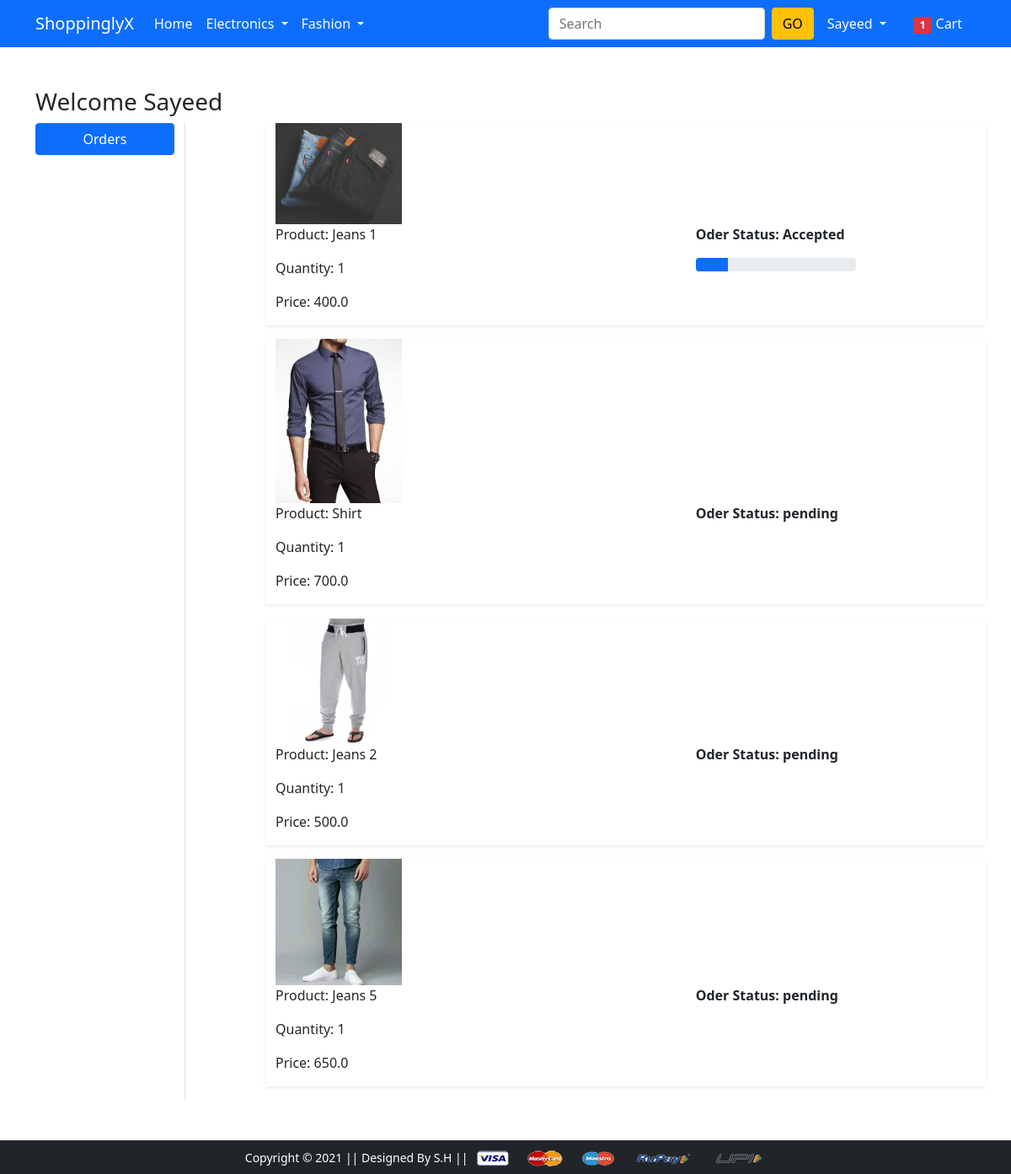
/orders/ (signed in), run on an earlier commit of the app's database.
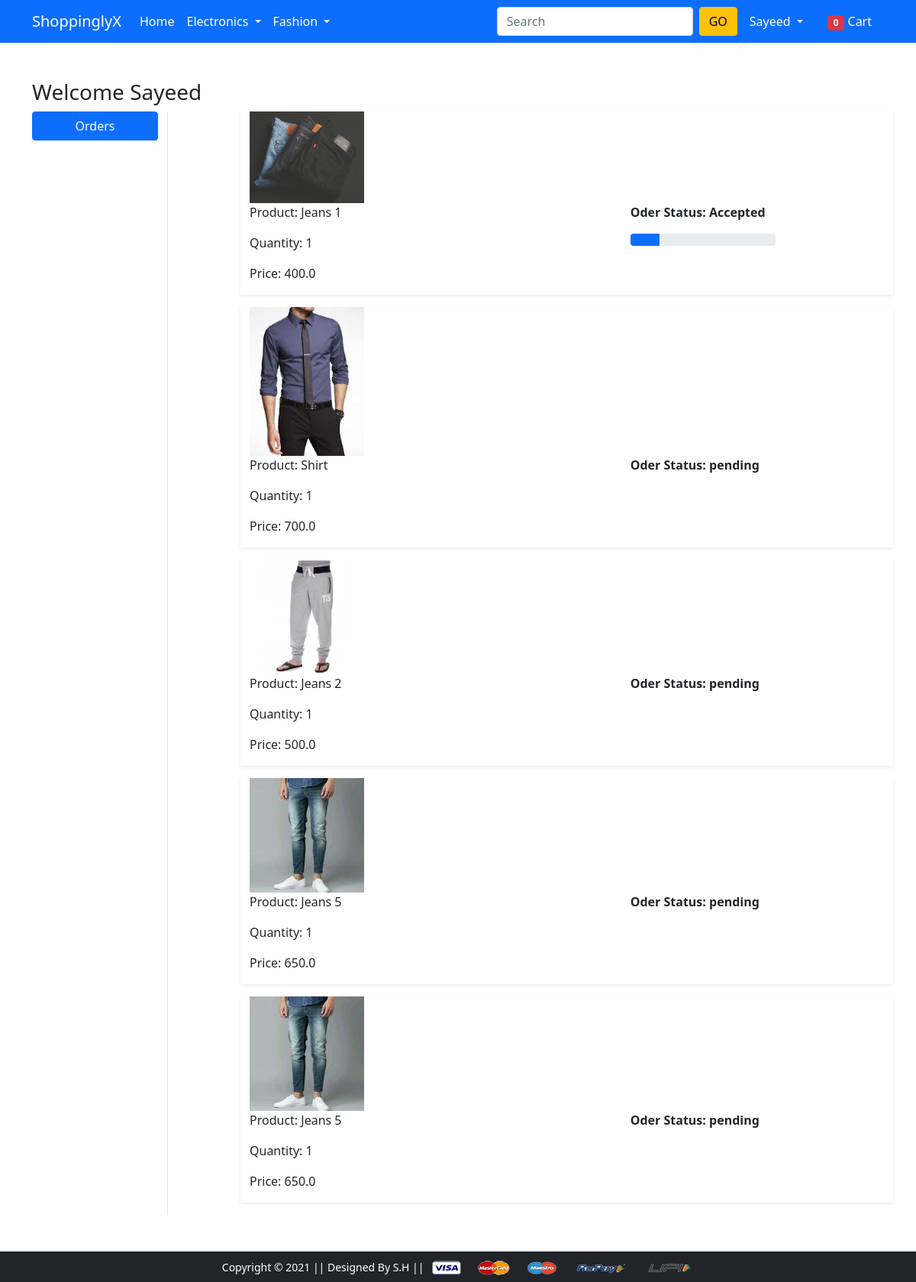
And on a later commit of the database.
### app/models.py (models this page shows, shortened)
class OrderPlace(models.Model):
  user = models.ForeignKey(User, on_delete=models.CASCADE)
  customer = models.ForeignKey(Customer,on_delete=models.CASCADE)
  product = models.ForeignKey(Product,on_delete=models.CASCADE)
  quantity = models.PositiveIntegerField(default=1)
  ordered_date = models.DateTimeField(auto_now_add=True)
  status = models.CharField(max_length=50,choices=STATUS_CHOICE,default='pending')
  @property
  def total_cost(self):
    return self.quantity * self.product.discount_price

class Product(models.Model):
  title = models.CharField(max_length=100)
  selling_price = models.FloatField()
  discount_price = models.FloatField()
  description = models.TextField()
  brand = models.CharField(max_length=100)
  category = models.CharField(choices=CATEGORY_CHOICES,max_length=2)
  product_image = models.ImageField(upload_to = 'producting')

### app/views.py (the view)
# urls.py: path('orders/', views.orders, name='orders'),
@login_required
def orders(request):
  totalitem =0
  if request.user.is_authenticated:
    totalitem =len(Cart.objects.filter(user=request.user))
  op = OrderPlace.objects.filter(user=request.user)
  return render(request, 'app/orders.html',{'order_place':op,'totalitem':totalitem})

### app/templates/app/orders.html (shortened to what this page needs)
{% extends 'app/base.html' %}
{% load static %}
{% block main-content %}
<div class="container my-5">
 <div class="row">
 <h3>Welcome <span class="text-capitalize">{{request.user}}</span></h3>
  <div class="col-sm-2 border-end">
   <ul class="list-unstyled">
    <li class="d-grid"><a href="{% url 'orders' %}" class="btn btn-primary">Orders</a></li>
   </ul>
  </div>
  <div class="col-sm-9 offset-sm-1">
    {% for op in order_place %}
      <div class="row shadow-sm mb-3">
        <div class="col-sm2">
          <img src="{{op.product.product_image.url}}" alt=""
          srcset="" class="img-fluid" height="150" width="150">
        </div>
        <div class="col-sm-7">
          <p>Product: {{op.product.title}}</p>
          <p>Quantity: {{op.quantity}}</p>
          <p>Price: {{op.total_cost}}</p>
        </div>
        <div class="col-sm-3 fw-bold">
          <p>Oder Status: {{op.status}}</p>
          {% if op.status == "Accepted" %}
            <div class="progress">
              <div class="progress-bar" role="progressbar"
              style="width: 20%;" aria-valuenow="0"
              aria-valuemax="100"></div>
            </div>
          {% endif %}
</div>
</div>
{% endfor %}
</div>
</div>
</div>
{% endblock main-content %}

### app/templates/app/base.html (shortened to what this page needs)
<!doctype html>
{% load static %}
<html lang="en">
  <head>
    <link href="https://cdn.jsdelivr.net/npm/bootstrap@5.0.0-beta1/dist/css/bootstrap.min.css" rel="stylesheet">
    <link rel="stylesheet" href="{% static 'app/css/owl.carousel.min.css' %}">
    <link rel="stylesheet" href="{% static 'app/css/all.min.css' %}">
    <link rel="stylesheet" href="{% static 'app/css/style.css' %}">
  </head>
  <body>
    <nav class="navbar navbar-expand-lg navbar-dark bg-primary">
     <div class="container">
       <a class="navbar-brand" href="/">ShoppinglyX</a>
       <div class="collapse navbar-collapse" id="navbarSupportedContent">
         <ul class="navbar-nav me-auto mb-2 mb-lg-0">
           <li class="nav-item">
             <a class="nav-link active" aria-current="page" href="/">Home</a>
           </li>
           <li class="nav-item dropdown">
             <a class="nav-link dropdown-toggle text-white" href="#" id="electronicsDropdown" role="button" data-bs-toggle="dropdown" aria-expanded="false">
               Electronics
             </a>
           </li>
           <li class="nav-item dropdown">
             <a class="nav-link dropdown-toggle text-white" href="#" id="fashionDropdown" role="button" data-bs-toggle="dropdown" aria-expanded="false">
               Fashion
             </a>
           </li>
         </ul>
         <form class="d-flex">
           <input class="form-control me-2" type="search" placeholder="Search" aria-label="Search">
           <button class="btn btn-warning" type="submit">GO</button>
         </form>
         <div>
          <ul class="navbar-nav me-auto mb-2 mb-lg-0">
          {% if request.user.is_authenticated %}
           <li class="nav-item dropdown mx-2">
              <a class="nav-link dropdown-toggle text-white" href="#" id="profileDropdown" role="button" data-bs-toggle="dropdown" aria-expanded="false">
                {{request.user.username|capfirst}}
              </a>
            </li>
            <li class="nav-item mx-2">
             <a href="{% url 'showcart' %}" class="nav-link text-white"><span class="badge bg-danger">{{totalitem}}</span> Cart </a>
            </li>
            {% endif %}
          </ul>
         </div>
       </div>
     </div>
    </nav>
    {% block main-content %} {% endblock main-content %}
    <footer class="container-fluid bg-dark text-center p-2 mt-5">
        <small class="text-white">Copyright &copy; 2021 || Designed By S.H || </small>
        <img src="{% static 'app/images/payment.png' %}" alt="" srcset="" class="img-fluid" height="2px">
    </footer>
  </body>
</html>

What changed in the data, as far as the page shows it:
added OrderPlace: product.product_image (picture), product "Jeans 5", quantity "1", total_cost "650.0", status "pending"
Also different on the page:
{{ totalitem }}: "1" → "0"
